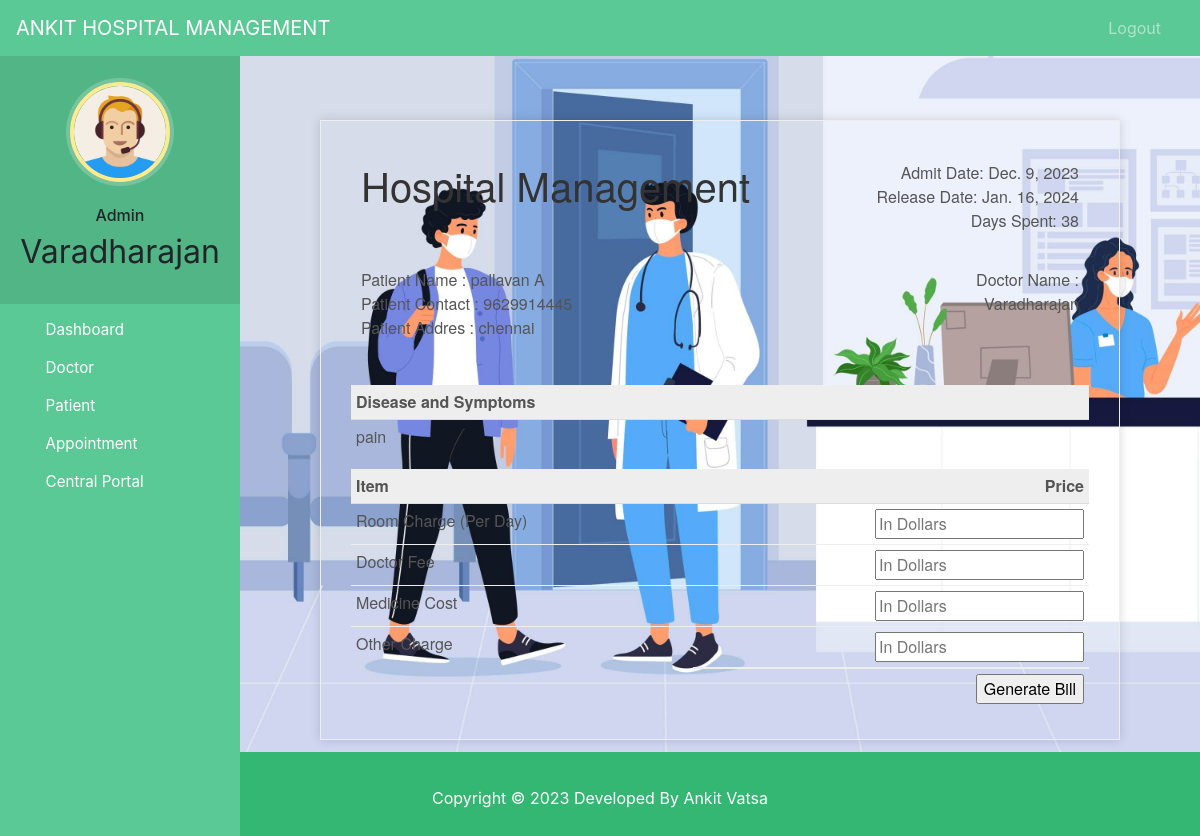
Page /discharge-patient/1 (signed in) on the committed database.
### hospital/models.py (models this page shows, shortened)
class Patient(models.Model):
    user=models.OneToOneField(User,on_delete=models.CASCADE)
    profile_pic= models.ImageField(upload_to='profile_pic/PatientProfilePic/',null=True,blank=True)
    address = models.CharField(max_length=40)
    mobile = models.CharField(max_length=20,null=False)
    symptoms = models.CharField(max_length=100,null=False)
    assignedDoctorId = models.PositiveIntegerField(null=True)
    admitDate=models.DateField(auto_now=True)
    status=models.BooleanField(default=False)
    @property
    def get_name(self):
        return self.user.first_name+" "+self.user.last_name

### hospital/views.py (the view, shortened to what this page needs)
# urls.py: path('discharge-patient/<int:pk>', views.discharge_patient_view,name='discharge-patient'),
@login_required(login_url='adminlogin')
@user_passes_test(is_admin)
def discharge_patient_view(request,pk):
    patient=models.Patient.objects.get(id=pk)
    days=(date.today()-patient.admitDate) #2 days, 0:00:00
    assignedDoctor=models.User.objects.all().filter(id=patient.assignedDoctorId)
    d=days.days # only how many day that is 2
    patientDict={
        'patientId':pk,
        'name':patient.get_name,
        'mobile':patient.mobile,
        'address':patient.address,
        'symptoms':patient.symptoms,
        'admitDate':patient.admitDate,
        'todayDate':date.today(),
        'day':d,
        'assignedDoctorName':assignedDoctor[0].first_name,
    }
    return render(request,'hospital/patient_generate_bill.html',context=patientDict)

### hospital/views.py (called while the page is built)
def is_admin(user):
    return user.groups.filter(name='ADMIN').exists()

### templates/hospital/patient_generate_bill.html (shortened to what this page needs)
{% extends 'hospital/admin_base.html' %}
{% load static %}
{% block content %}
<head>
</head>
<br><br><br>
<div class="invoice-box">
  <table cellpadding="0" cellspacing="0">
    <tr class="top">
      <td colspan="2">
        <table>
          <tr>
            <td class="title">
              <h1>Hospital Management</h1>
            </td>
            <td>
              Admit Date: {{admitDate}}<br>
              Release Date: {{todayDate}}<br>
              Days Spent: {{day}}
            </td>
          </tr>
        </table>
      </td>
    </tr>
    <tr class="information">
      <td colspan="2">
        <table>
          <tr>
            <td>
              Patient Name : {{name}}<br>
              Patient Contact : {{mobile}}<br>
              Patient Addres : {{address}}<br>
            </td>
            <td>
              Doctor Name :<br>
              {{assignedDoctorName}}<br>
            </td>
          </tr>
        </table>
      </td>
    </tr>
    <tr class="heading">
      <td>
        Disease and Symptoms
      </td>
      <td>
      </td>
    </tr>
    <tr class="details">
      <td>
        {{symptoms}}
      </td>
    </tr>
    <tr class="heading">
      <td>
        Item
      </td>
      <td>
        Price
      </td>
    </tr>
    <form method="post">
      <tr class="item">
        <td>
          Room Charge (Per Day)
        </td>
        <td>
          <input type="number" name="roomCharge" placeholder="In Dollars" value="">
        </td>
      </tr>
      <tr class="item">
        <td>
          Doctor Fee
        </td>
        <td>
          <input type="number" name="doctorFee" placeholder="In Dollars" value="">
        </td>
      </tr>
      <tr class="item">
        <td>
          Medicine Cost
        </td>
        <td>
          <input type="number" name="medicineCost" placeholder="In Dollars" value="">
        </td>
      </tr>
      <tr class="item last">
        <td>
          Other Charge
        </td>
        <td>
          <input type="number" name="OtherCharge" placeholder="In Dollars" value="">
        </td>
      </tr>
      <tr class="total">
        <td></td>
        <td>
          <input type="submit" name="submit" value="Generate Bill">
        </td>
      </tr>
    </form>
  </table>
</div>
{% endblock content %}

### templates/hospital/admin_base.html (shortened to what this page needs)
<!DOCTYPE html>
{% load static %}
<html lang="en">
<head>
  <link rel="stylesheet" href="https://stackpath.bootstrapcdn.com/bootstrap/4.3.1/css/bootstrap.min.css">
  <link rel="stylesheet" href="https://maxcdn.bootstrapcdn.com/font-awesome/4.7.0/css/font-awesome.min.css">
  <link rel="stylesheet" href="{% static '/style.css' %}">
</head>
<body>
<div class="back-image">
  <nav class="menu" tabindex="0">
    <header class="avatar">
      <img src="{% static "images/adminpropic.png" %}" />
      <br><br>
      <h6>Admin</h6>
      <h2>{{request.user.first_name}}</h2>
    </header>
    <ul>
      <li tabindex="0" class="icon-dashboard"> <a style="color:white; text-decoration:none;" href="/admin-dashboard"><span>Dashboard</span></a> </li>
      <li tabindex="0" class="icon-customers"> <a style="color:white; text-decoration:none;" href="/admin-doctor"><span>Doctor</span></a></li>
      <li tabindex="0" class="icon-users"> <a style="color:white; text-decoration:none;" href="/admin-patient"><span>Patient</span></a></li>
      <li tabindex="0" class="icon-calendar"> <a style="color:white; text-decoration:none;" href="/admin-appointment"><span>Appointment</span></a></li>
      <li tabindex="0" class="icon-calendar"> <a style="color:white; text-decoration:none;" href="/admin-central"><span>Central Portal</span></a></li>
    </ul>
  </nav>
  <main>
    <div class="bs-example">
      <nav class="navbar navbar-expand-md  navbar-dark fixed-top" style="background:#5bc995;">
        <a href="/admin-dashboard" class="navbar-brand">ANKIT HOSPITAL MANAGEMENT</a>
        <div class="collapse navbar-collapse justify-content-between" id="navbarCollapse">
          <div class="navbar-nav" style=" margin-left: 90%;">
            <a href="/logout" class="nav-item nav-link">Logout</a>
          </div>
        </div>
      </nav>
    </div>
    <br><br>
    {% block content %}
    {% endblock content %}
    <br><br><br><br>
  </main>
</div>
{% include "hospital/footer.html" %}
</body>
</html>

### static/style.css (style rules this page uses)
body { padding-left: 240px; }
main { position: relative; height: 100vh; }
.menu { background: #5bc995; height: 100vh; width: 240px; position: fixed; top: 0px; left: 0; z-index: 5; outline: none; }
.menu .avatar { background: rgba(0, 0, 0, 0.1); padding: 2em 0.5em; text-align: center; }
.menu .avatar img { width: 100px; border-radius: 50%; overflow: hidden; border: 4px solid #ffea92; box-shadow: 0 0 0 4px rgba(255, 255, 255, 0.2); }
.menu .avatar h2 { font-weight: normal; margin-bottom: 0; }
.menu ul { list-style: none; padding: 0.5em 0; margin: 0; }
.menu ul li { padding: 0.5em 1em 0.5em 3em; font-size: 0.95em; font-weight: regular; background-repeat: no-repeat; background-position: left 15px center; background-size: auto 20px; transition: all 0.15s linear; cursor: pointer; }
.menu ul li.icon-dashboard { background-image: url("http://www.entypo.com/images//gauge.svg"); }
.menu ul li.icon-customers { background-image: url("http://www.entypo.com/images//briefcase.svg"); }
.menu ul li.icon-users { background-image: url("http://www.entypo.com/images//users.svg"); }
.menu ul li.icon-calendar { background-image: url("http://www.entypo.com/images//calendar.svg"); }

### templates/hospital/patient_generate_bill.html (style rules this page uses)
.invoice-box { max-width: 800px; margin: auto; padding: 30px; border: 1px solid #eee; box-shadow: 0 0 10px rgba(0, 0, 0, .15); font-size: 16px; line-height: 24px; font-family: 'Helvetica Neue', 'Helvetica', Helvetica, Arial, sans-serif; color: #555; }
.invoice-box table { width: 100%; line-height: inherit; text-align: left; }
.invoice-box table td { padding: 5px; vertical-align: top; }
.invoice-box table tr td:nth-child(2) { text-align: right; }
.invoice-box table tr.top table td { padding-bottom: 20px; }
.invoice-box table tr.top table td.title { font-size: 45px; line-height: 45px; color: #333; }
.invoice-box table tr.information table td { padding-bottom: 40px; }
.invoice-box table tr.heading td { background: #eee; border-bottom: 1px solid #ddd; font-weight: bold; }
.invoice-box table tr.details td { padding-bottom: 20px; }
.invoice-box table tr.item td { border-bottom: 1px solid #eee; }
.invoice-box table tr.item.last td { border-bottom: none; }
.invoice-box table tr.total td:nth-child(2) { border-top: 2px solid #eee; font-weight: bold; }
.menu { top: 50px; }

### rows in the picture
Patient: admitDate "Dec. 9, 2023", mobile "9629914445", address "chennai", symptoms "pain"

### other values in the picture
{{ request.user.first_name }} "Varadharajan"
{{ name }} "pallavan A"
{{ assignedDoctorName }} "Varadharajan"
